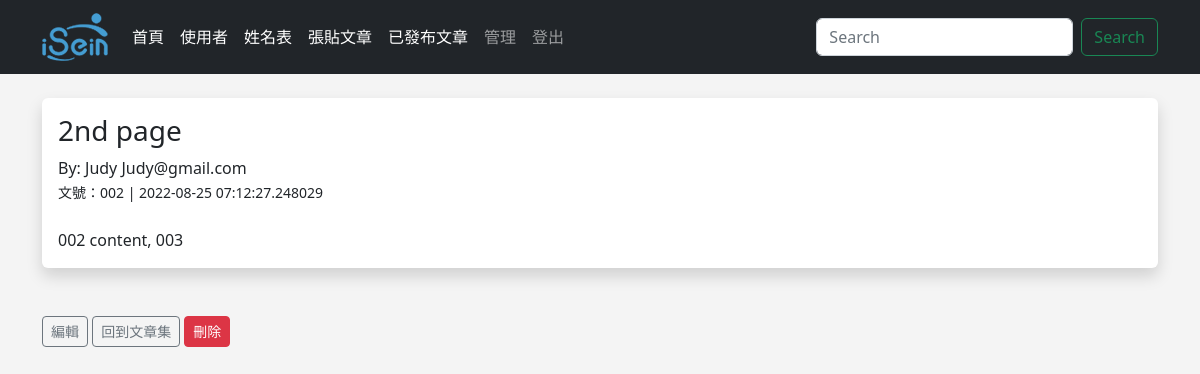
/posts/2 (signed in), run on the app's committed database.
### app.py (models this page shows, shortened)
class Posts(db.Model):
    id = db.Column(db.Integer, primary_key=True)
    title = db.Column(db.String(255))
    content = db.Column(db.Text)
    date_posted = db.Column(db.DateTime, default=datetime.utcnow)
    slug = db.Column(db.String(255))
    poster_id = db.Column(db.Integer, db.ForeignKey('users.id'))

class Users(db.Model, UserMixin):
    id = db.Column(db.Integer, primary_key=True)
    username = db.Column(db.String(20), nullable=False)
    name = db.Column(db.String(200), nullable=False)
    email = db.Column(db.String(200), nullable=False, unique=True)
    favorite_color = db.Column(db.String(120))
    password_hash = db.Column(db.String(128))
    date_added = db.Column(db.DateTime, default=datetime.utcnow)
    posts = db.relationship('Posts', backref="poster")
    @property
    def password(self):
        raise AttributeError("哈希屬性不可讀取！")

### app.py (the view)
@app.route('/posts/<int:id>')
@login_required
def post(id):
    post=Posts.query.get_or_404(id)
    return render_template('post.html', post=post)

### app.py (called while the page is built)
@login_manager.user_loader
def load_user(user_id):
    return Users.query.get(int(user_id))

### templates/post.html (shortened to what this page needs)
{% extends 'base.html' %}
{% block content %}
    <div class="shadow p-3 mb-5 bg-body rounded">
        <h3>{{ post.title }}</h3>
        By: {{ post.poster.name }} {{ post.poster.email }}<br/>
        <small>文號：{{ post.slug }} | {{ post.date_posted }}</small><br/>
        <br/>
        {{ post.content }}
    </div>
    <a href="{{ url_for('edit_post', id=post.id)}}" class="btn btn-outline-secondary btn-sm">編輯</a>
    <a href="{{ url_for('posts')}}" class="btn btn-outline-secondary btn-sm">回到文章集</a>
    <a href="{{ url_for('delete_post', id=post.id)}}" class="btn btn-danger btn-sm">刪除</a>
    <br/>
{% endblock %}

### static/css/style.css (style rules this page uses)
body { background: #f4f4f4f0; }

### data on the page
Posts: title "2nd page", slug "002", date_posted "2022-08-25 07:12:27.248029", content "002 content, 003"
Users: poster.name "Judy", poster.email "Judy@gmail.com"
